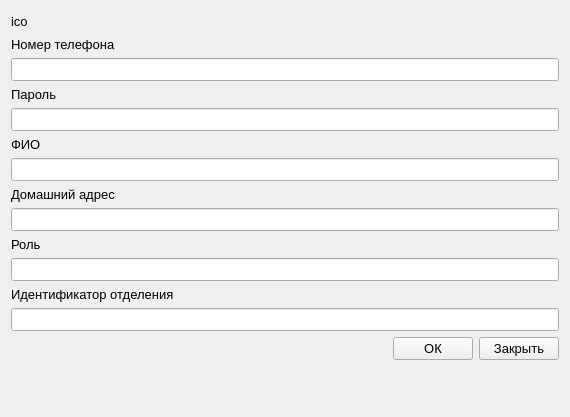
<?xml version="1.0" encoding="UTF-8"?>
<ui version="4.0">
 <class>AccountInfo</class>
 <widget class="QWidget" name="AccountInfo">
  <property name="windowModality">
   <enum>Qt::ApplicationModal</enum>
  </property>
  <property name="geometry">
   <rect>
    <x>0</x>
    <y>0</y>
    <width>570</width>
    <height>417</height>
   </rect>
  </property>
  <property name="font">
   <font>
    <family>Segoe UI</family>
    <pointsize>10</pointsize>
   </font>
  </property>
  <property name="windowTitle">
   <string>Мой аккаунт</string>
  </property>
  <layout class="QGridLayout" name="gridLayout">
   <item row="0" column="0">
    <layout class="QVBoxLayout" name="verticalLayout_4">
     <item>
      <layout class="QVBoxLayout" name="verticalLayout_5">
       <item>
        <layout class="QHBoxLayout" name="horizontalLayout">
         <item>
          <widget class="QLabel" name="accountPhotoPixmap">
           <property name="text">
            <string>ico</string>
           </property>
          </widget>
         </item>
         <item>
          <spacer name="horizontalSpacer">
           <property name="orientation">
            <enum>Qt::Horizontal</enum>
           </property>
           <property name="sizeHint" stdset="0">
            <size>
             <width>40</width>
             <height>20</height>
            </size>
           </property>
          </spacer>
         </item>
        </layout>
       </item>
       <item>
        <widget class="QLabel" name="label_5">
         <property name="text">
          <string>Номер телефона</string>
         </property>
        </widget>
       </item>
       <item>
        <widget class="QLineEdit" name="accountNumberPhoneLineEdit">
         <property name="readOnly">
          <bool>true</bool>
         </property>
        </widget>
       </item>
       <item>
        <layout class="QVBoxLayout" name="verticalLayout_6">
         <item>
          <widget class="QLabel" name="label_6">
           <property name="text">
            <string>Пароль</string>
           </property>
          </widget>
         </item>
         <item>
          <widget class="QLineEdit" name="accountPasswordLineEdit">
           <property name="echoMode">
            <enum>QLineEdit::Password</enum>
           </property>
          </widget>
         </item>
        </layout>
       </item>
       <item>
        <layout class="QVBoxLayout" name="verticalLayout_7">
         <item>
          <widget class="QLabel" name="label_7">
           <property name="text">
            <string>ФИО</string>
           </property>
          </widget>
         </item>
         <item>
          <widget class="QLineEdit" name="accountFullNameLineEdit"/>
         </item>
        </layout>
       </item>
       <item>
        <layout class="QVBoxLayout" name="verticalLayout_8">
         <item>
          <widget class="QLabel" name="label_8">
           <property name="text">
            <string>Домашний адрес</string>
           </property>
          </widget>
         </item>
         <item>
          <widget class="QLineEdit" name="accountHomeAddressLineEdit"/>
         </item>
        </layout>
       </item>
       <item>
        <layout class="QVBoxLayout" name="verticalLayout_9">
         <item>
          <widget class="QLabel" name="label_9">
           <property name="text">
            <string>Роль</string>
           </property>
          </widget>
         </item>
         <item>
          <widget class="QLineEdit" name="accountRoleLineEdit">
           <property name="readOnly">
            <bool>true</bool>
           </property>
          </widget>
         </item>
        </layout>
       </item>
       <item>
        <layout class="QVBoxLayout" name="verticalLayout_10">
         <item>
          <widget class="QLabel" name="label_10">
           <property name="text">
            <string>Идентификатор отделения</string>
           </property>
          </widget>
         </item>
         <item>
          <widget class="QLineEdit" name="accountBranchIDLineEdit"/>
         </item>
        </layout>
       </item>
       <item>
        <layout class="QHBoxLayout" name="horizontalLayout_3">
         <item>
          <spacer name="horizontalSpacer_4">
           <property name="orientation">
            <enum>Qt::Horizontal</enum>
           </property>
           <property name="sizeHint" stdset="0">
            <size>
             <width>40</width>
             <height>20</height>
            </size>
           </property>
          </spacer>
         </item>
         <item>
          <widget class="QPushButton" name="accountSaveDataPushButton">
           <property name="text">
            <string>ОК</string>
           </property>
          </widget>
         </item>
         <item>
          <widget class="QPushButton" name="closePushButton">
           <property name="text">
            <string>Закрыть</string>
           </property>
          </widget>
         </item>
        </layout>
       </item>
       <item>
        <spacer name="verticalSpacer_2">
         <property name="orientation">
          <enum>Qt::Vertical</enum>
         </property>
         <property name="sizeHint" stdset="0">
          <size>
           <width>20</width>
           <height>40</height>
          </size>
         </property>
        </spacer>
       </item>
      </layout>
     </item>
    </layout>
   </item>
  </layout>
 </widget>
 <resources/>
 <connections/>
</ui>
